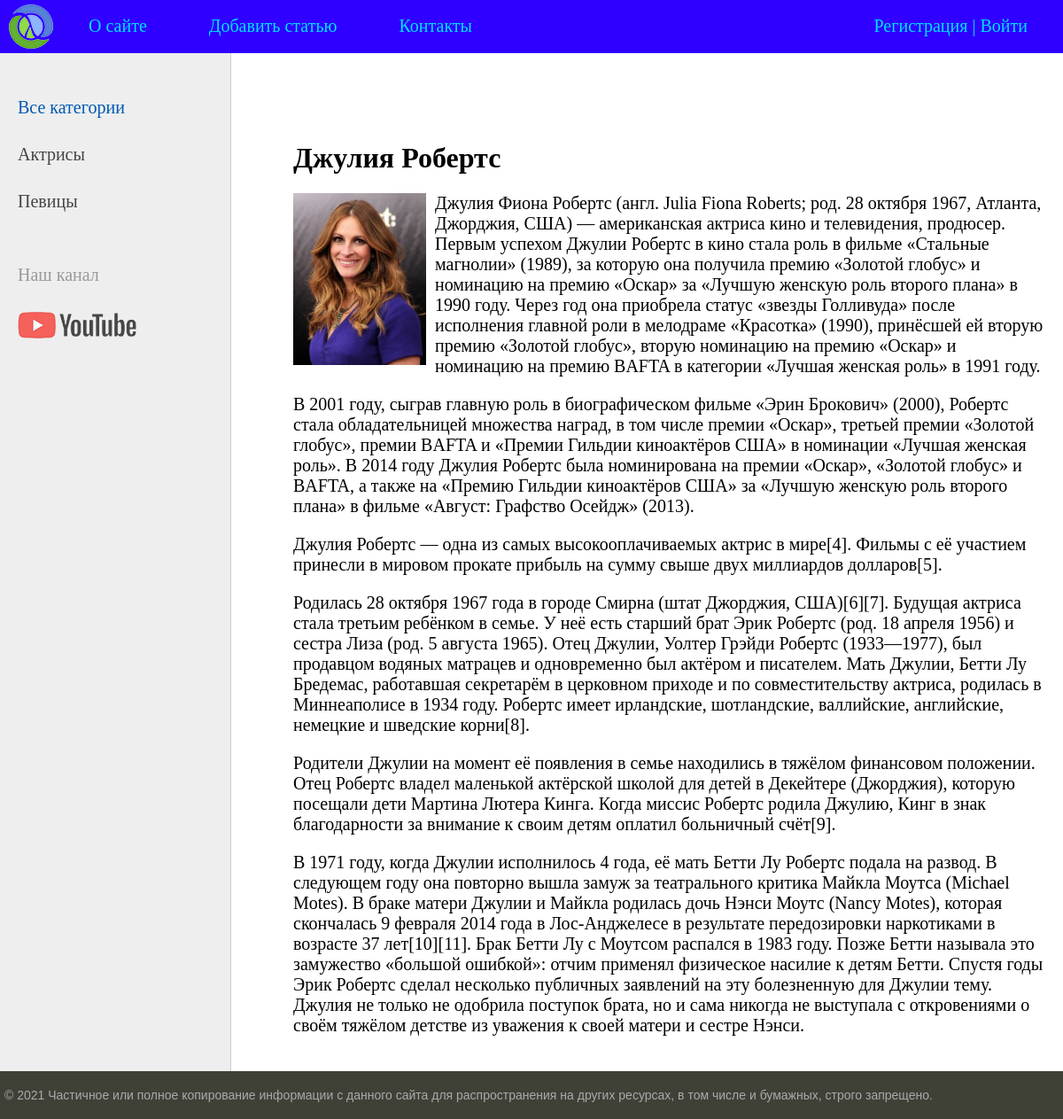
The page /posts/dzhuliya-roberts on the database its author committed.
### women/models.py (models this page shows, shortened)
class Category(models.Model):
    name = models.CharField(max_length=100, db_index=True, verbose_name='Имя категории')
    slug = models.SlugField(max_length=255, unique=True, db_index=True, verbose_name='URL')
    class Meta:
        verbose_name = 'Категорию'
        verbose_name_plural = 'Категории'
        ordering = ['id']
    def get_absolute_url(self):
        return reverse('category', kwargs={'cat_slug':self.slug})

class Women(models.Model):
    title = models.CharField(max_length=255, verbose_name='Заголовок')
    slug = models.SlugField(max_length=255, unique=True, db_index=True, verbose_name='URL')
    content = models.TextField(blank=True, verbose_name='Контент')
    photo = models.ImageField(upload_to='photos/%Y/%m/%d', verbose_name='Фото')
    time_create = models.DateTimeField(auto_now_add=True, verbose_name='Время создания')
    time_update = models.DateTimeField(auto_now=True, verbose_name='Время редактирования')
    is_published = models.BooleanField(default=True, verbose_name='Публикация')
    cat = models.ForeignKey('Category', on_delete=models.PROTECT, verbose_name='Категория')
    def __str__(self):
        return self.title
    class Meta:
        verbose_name = 'Известные женщины'
        verbose_name_plural = 'Известные женщины'
        ordering = ['id']

### women/views.py (the view)
# urls.py: path('posts/<slug:post_slug>', ShowPost.as_view(), name='post'),
class ShowPost(DataMixin, DetailView):
    model = Women
    template_name = 'women/post.html'
    slug_url_kwarg = 'post_slug'
    context_object_name = 'post'
    def get_context_data(self, *, object_list=None, **kwargs):
        context = super().get_context_data(**kwargs)
        c_def = self.get_user_context(title=context['post'])
        return dict(list(context.items())+list(c_def.items()))

### women/templatetags/women_tags.py (called while the page is built)
@register.inclusion_tag('women/list_categories.html')
def show_categories(sort=None, cat_selected=0):
    if not sort:
        cats = Category.objects.all()
    else:
        cats = Category.objects.order_by(sort)
    return {'cats': cats, 'cat_selected': cat_selected}

@register.simple_tag()
def get_mainmenu():
    return menu

### women/utils.py (called while the page is built)
    def get_user_context(self, **kwargs):
        context = kwargs
        cats = Category.objects.all()
        user_menu = menu.copy()
        if not self.request.user.is_authenticated:
            user_menu.pop(1)
        context['menu'] = user_menu
        context['cats'] = cats
        if 'cat_selected' not in context:
            context['cat_selected'] = 0
        return context

### women/templates/women/post.html
{% extends 'women/base.html' %}
{% block content %}
<h1>{{post.title}}</h1>
{% if post.photo %}
<p>
    <img class="img-article-left thumb" src="{{post.photo.url}}" alt=""
    height="20" width="{% widthratio 100 200 300 %}">
</p>
{% endif %}
{{post.content|linebreaks}}
{% endblock content %}

### women/templates/women/list_categories.html
{% for c in cats %}
	{% if c.pk == cat_selected %}
		<li class="selected">
            {{c.name}}
        </li>
	{% else %}
		<li>
            <a href="{{ c.get_absolute_url }}">
                {{c.name}}
            </a>
        </li>
	{% endif %}
{% endfor %}

### women/static/women/css/styles.css (style rules this page uses)
html, body { font-family: 'Copperplate'; margin: 0; padding: 0; height: 100%; width: 100%; color: #444; }
a { color: #0059b2; text-decoration: none; }
img { max-width: 600px; height: auto; }
img.img-article-left { max-width: 300px; height: auto; float: left; padding: 0 10px 10px 0; }
img.img-article-left.thumb { max-width: 150px; height: auto; }
.left-chapters ul li { margin: 30px 0 0 0; color: #999; }
.left-chapters ul li a { color: #444; text-decoration: none; }
.content-text h1 { font-size: 32px; }

### rows shown on the page
Category: name "Актрисы"
Category: name "Певицы"
Women: title "Джулия Робертс", photo (picture), content "Джулия Фиона Робертс (англ. Julia Fiona Roberts; род. 28 октября 1967, Атланта, Джорджия, США) — американская актриса кино и телевидения, продюсер. Первым успехом Джулии Робертс в кино стала роль в фильме «Стальные магнолии» (1989), за которую она получила премию «Золотой глобус» и номинацию на премию «Оскар» за «Лучшую женскую роль второго плана» в 1990 году. Через год она приобрела статус «звезды Голливуда» после исполнения главной роли в мелодраме «Красотка» (1990), принёсшей ей вторую премию «Золотой глобус», вторую номинацию на премию «Оскар» и номинацию на премию BAFTA в категории «Лучшая женская роль» в 1991 году. В 2001 году, сыграв главную роль в биографическом фильме «Эрин…"

### other values the page prints
{{ m.title }} "О сайте" "Добавить статью" "Контакты"
